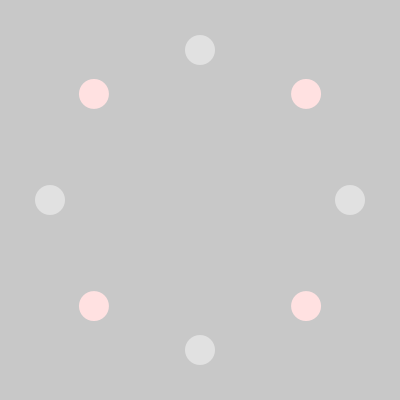
Frame 1 (no input)
Frame 60 (the mouse pressed at the canvas centre just before this capture): identical to frame 1, image omitted
Frame 120 (the mouse held since frame 60 and released just before this capture): identical to frame 1, image omitted

The Processing sketch that drew this single still picture (run headless with seeded random() and noise(); from frame 60 on, the mouse is pressed at the canvas centre):

// Processing sketch: Coordinate_System_Rotation
// ── Coordinate_System_Rotation.pde
color fill1 = color(225, 225, 225);
color fill2 = color(255, 225, 225);
int h = 400;
int w = 400;
int xo = w/2;
int yo = h/2;
int x[] = {1,0,-1,0};
int y[] = {0,1,0,-1};
int r = 150;

void settings() {
  size(w, h);
}

void setup() {
  background(200);
  drawBg();
}

void draw() {
  
}

void drawBg() {
  noStroke();
  fill(fill1);
  drawCircles(0);
  fill(fill2);
  drawCircles(PI/4);
}

void drawCircles(float rot) {
  for(int i=0; i<4; i++) {
    float xrot = x[i]*r*cos(rot)+y[i]*r*sin(rot);
    float yrot = -x[i]*r*sin(rot)+y[i]*r*cos(rot);
    float circlex = w/2+xrot;
    float circley = h/2+yrot;
    ellipse(circlex,circley,30,30);
  }
}
